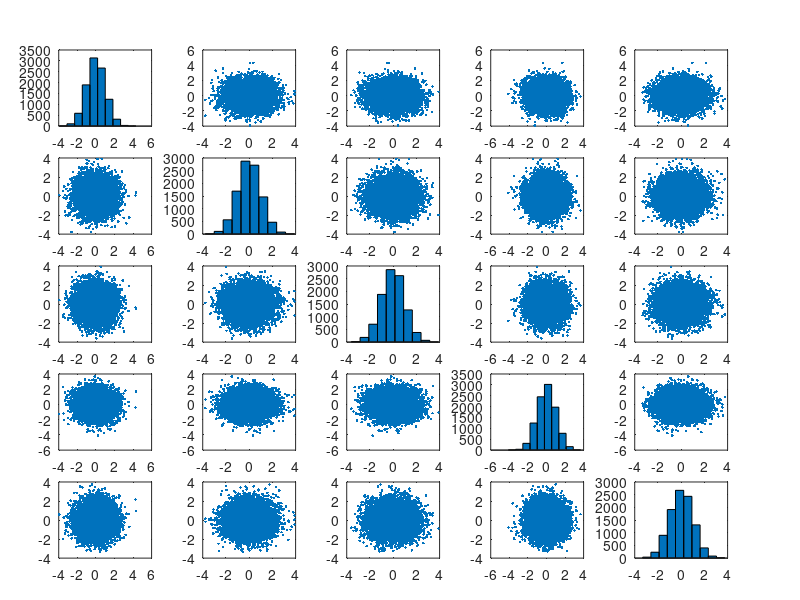

The MATLAB script that drew this image:
%% sim 3 
    % genracion de datos sinteticos X~Norm(0,1)
    data03 = randn(10000,5);

     % Scatter plot matrix de los datos
    plotmatrix(data03)

    % matriz de covarianza
    sigma = cov(data03);

    % autovectores y autovalores de la matriz de covarianza
    [eig_vect, eig_value] = eig(sigma);
   
    % proporcion la varianza total de cada autovalor
    propor_var = diag(eig_value)/sum(diag(eig_value))